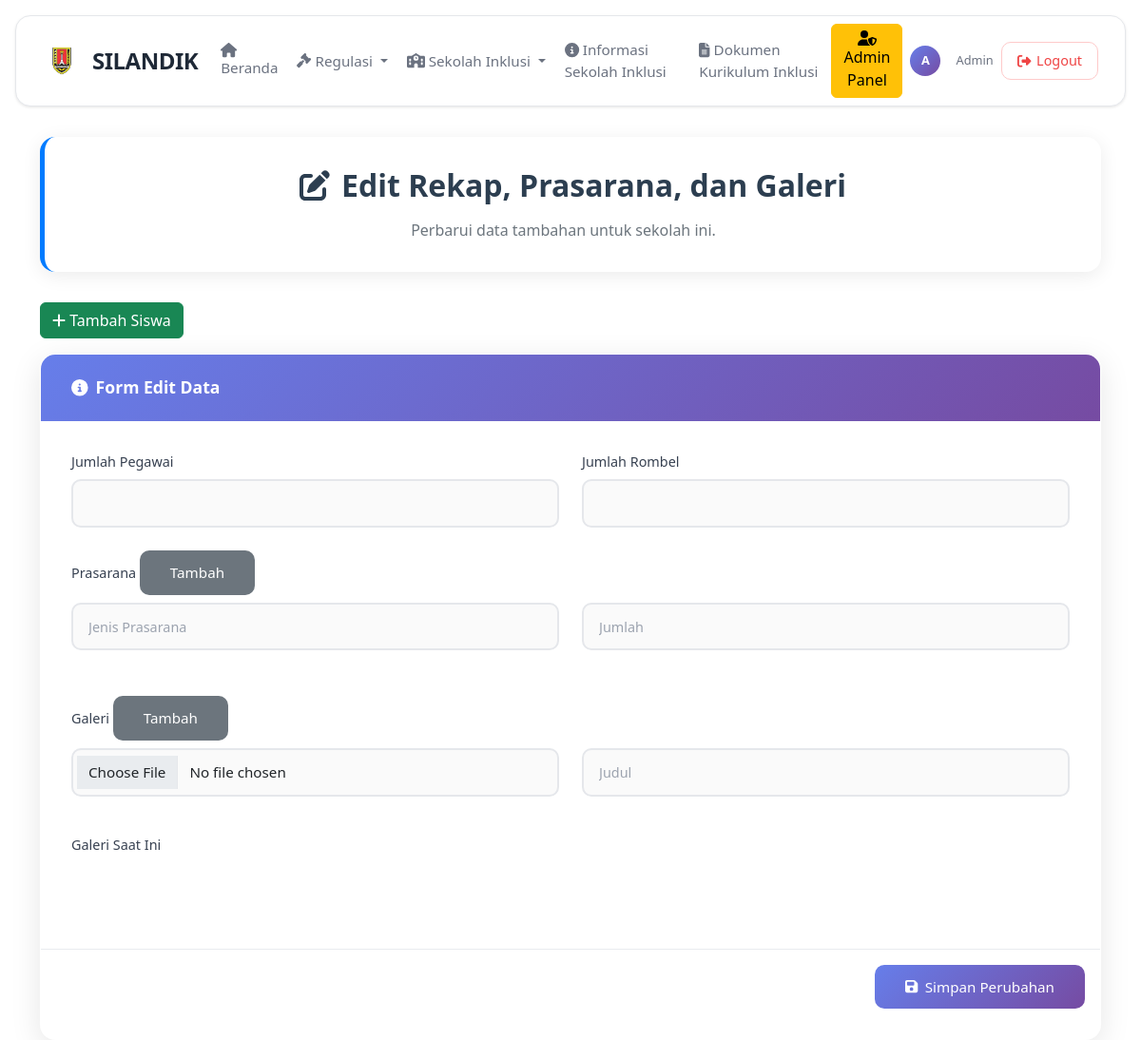
The page /kategori_data/edit-detail.php?id=20 (signed in) on the database as committed earlier.
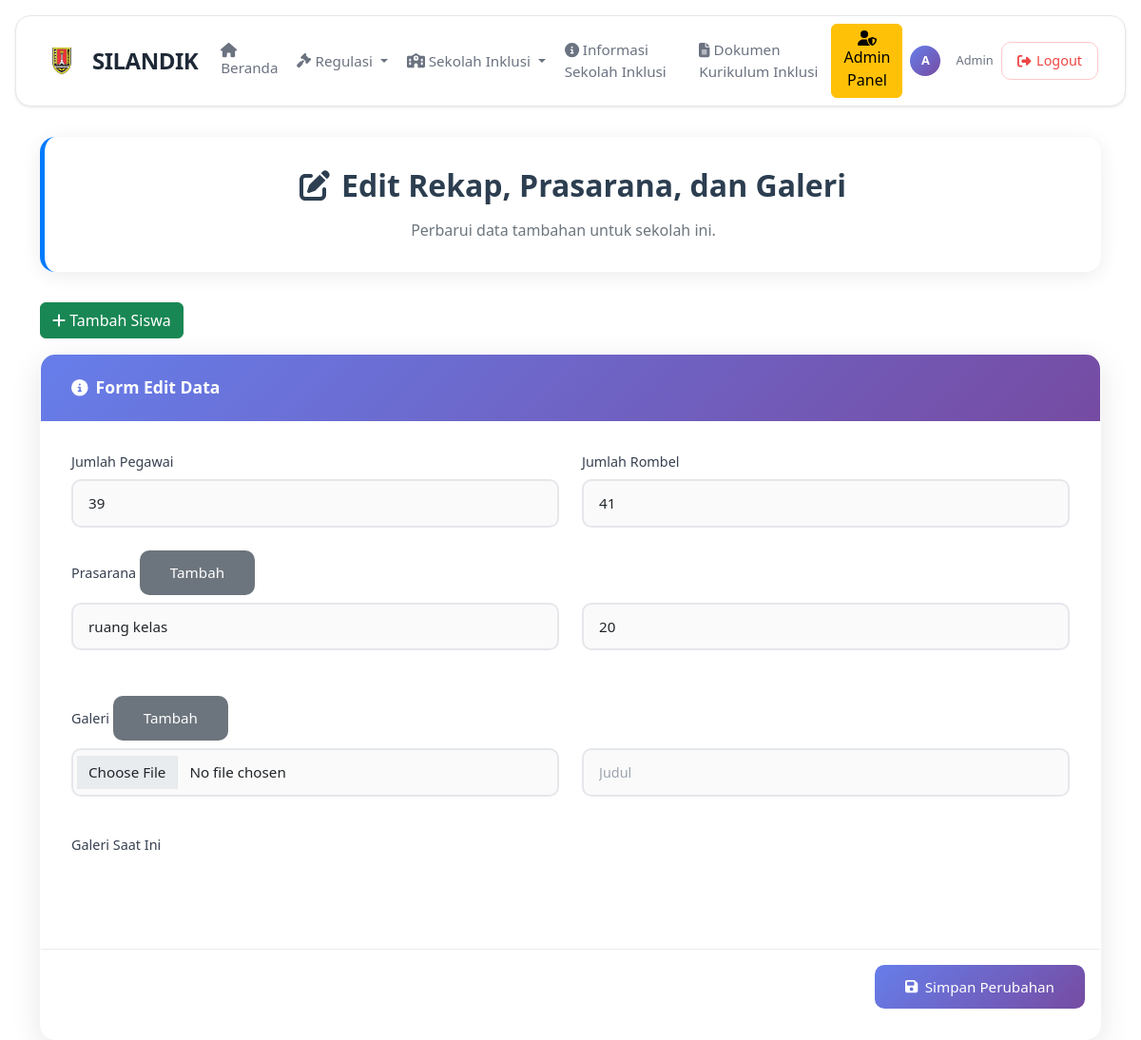
The same page on the database as committed later.
### tables this page shows
CREATE TABLE `rekap` (
  `id` int(11) NOT NULL,
  `sekolah_id` int(11) NOT NULL,
  `jumlah_pegawai` int(11) NOT NULL,
  `jumlah_rombel` int(11) NOT NULL
);

CREATE TABLE `prasarana` (
  `id` int(11) NOT NULL,
  `sekolah_id` int(11) NOT NULL,
  `jenis_prasarana` varchar(100) NOT NULL,
  `jumlah` int(11) NOT NULL
);

### kategori_data/edit-detail.php (the view, shortened to what this page needs)
<?php
include '../partials/head.php';
include '../sidebar.php';
$sekolah_id = isset($_GET['id']) ? (int)$_GET['id'] : 0;
$dataRekap = mysqli_fetch_assoc(mysqli_query($conn, "SELECT * FROM rekap WHERE sekolah_id = $sekolah_id"));
$dataPrasarana = mysqli_query($conn, "SELECT * FROM prasarana WHERE sekolah_id = $sekolah_id");
?>
<div class="container mt-4">
    <div class="page-header">
        <h1 class="page-title"><i class="fas fa-edit"></i> Edit Rekap, Prasarana, dan Galeri</h1>
        <p class="page-subtitle">Perbarui data tambahan untuk sekolah ini.</p>
    </div>
    <a href="tambah_siswa.php?sekolah_id=<?= $sekolah_id ?>" class="btn btn-success mb-3">
        <i class="fas fa-plus"></i> Tambah Siswa
    </a>
    <div class="form-container">
        <div class="form-header">
            <h5><i class="fas fa-info-circle"></i> Form Edit Data</h5>
        </div>
        <form method="POST" enctype="multipart/form-data">
            <div class="form-body">
                <div class="form-row">
                    <div>
                        <label class="form-label">Jumlah Pegawai</label>
                        <input type="number" name="jumlah_pegawai" class="form-control" value="<?= $dataRekap['jumlah_pegawai'] ?? '' ?>">
                    </div>
                    <div>
                        <label class="form-label">Jumlah Rombel</label>
                        <input type="number" name="jumlah_rombel" class="form-control" value="<?= $dataRekap['jumlah_rombel'] ?? '' ?>">
                    </div>
                </div>
                <div class="form-row-full">
                    <label class="form-label">Prasarana <button type="button" onclick="addPrasarana()" class="btn-custom btn-secondary btn-sm">Tambah</button></label>
                    <div id="prasarana-container">
                        <?php if (mysqli_num_rows($dataPrasarana) > 0): ?>
                            <?php while ($row = mysqli_fetch_assoc($dataPrasarana)): ?>
                                <div class="form-row">
                                    <div><input name="jenis_prasarana[]" class="form-control" value="<?= htmlspecialchars($row['jenis_prasarana']) ?>" placeholder="Jenis Prasarana"></div>
                                    <div><input name="jumlah_prasarana[]" class="form-control" value="<?= $row['jumlah'] ?>" placeholder="Jumlah" type="number"></div>
                                </div>
                            <?php endwhile; ?>
                        <?php else: ?>
                            <div class="form-row">
                                <div><input name="jenis_prasarana[]" class="form-control" placeholder="Jenis Prasarana"></div>
                                <div><input name="jumlah_prasarana[]" class="form-control" placeholder="Jumlah" type="number"></div>
                            </div>
                        <?php endif; ?>
                    </div>
                </div>
                <div class="form-row-full">
                    <label class="form-label">Galeri <button type="button" onclick="addGaleri()" class="btn-custom btn-secondary btn-sm">Tambah</button></label>
                    <div id="galeri-container">
                        <div class="form-row">
                            <div><input type="file" name="gambar[]" class="form-control"></div>
                            <div><input name="judul_gambar[]" class="form-control" placeholder="Judul"></div>
                        </div>
                    </div>
                    <div class="form-row-full">
                        <label class="form-label mt-3">Galeri Saat Ini</label>
                    </div>
                </div>
            </div>
            <div class="form-actions">
                <button class="btn-custom btn-primary" type="submit"><i class="fas fa-save"></i> Simpan Perubahan</button>
            </div>
        </form>
    </div>
</div>

Rows that differ between the two databases and show on the page:
added rekap: jumlah_pegawai "39", jumlah_rombel "41"
added prasarana: jenis_prasarana "ruang kelas", jumlah "20"
